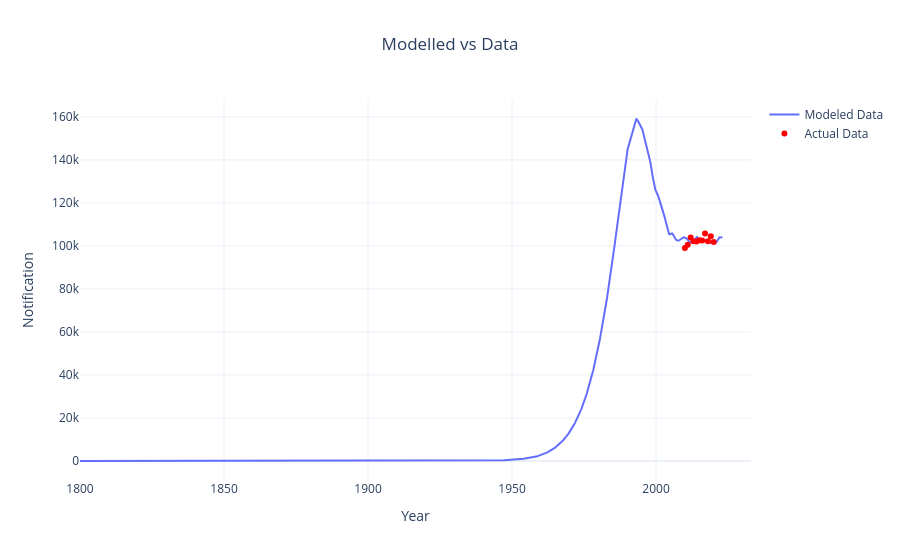

Here is the notebook cell this chart was saved with:
### Code cell
plot_model_vs_actual(
    derived_df_0, targets['notification'], "notification", "Notification", "Modelled vs Data"
)

### Figure 1 — Plotly figure (JSON) as saved in the notebook; plotly's stock layout.template omitted (floating-point values rounded to 4 significant figures; data arrays with more than 128 entries replaced by an {"elided": "..."} marker saying what was removed)
{"data": [{"mode": "lines", "name": "Modeled Data", "type": "scatter", "x": {"elided": "2231 float values"}, "y": {"elided": "2231 float values"}}, {"marker": {"color": "red"}, "mode": "markers", "name": "Actual Data", "type": "scatter", "x": [2010, 2011, 2012, 2013, 2014, 2015, 2016, 2017, 2018, 2019, 2020], "y": [99022, 100518, 103906, 102196, 102087, 102676, 102527, 105733, 102171, 104505, 101795]}], "layout": {"title": {"text": "Modelled vs Data", "x": 0.5}, "xaxis": {"title": {"text": "Year"}}, "yaxis": {"title": {"text": "Notification"}}}}
